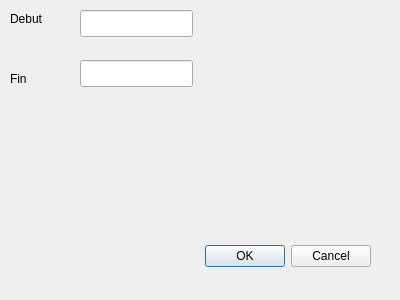
<?xml version="1.0" encoding="UTF-8"?>
<ui version="4.0">
 <class>WorkshopClass</class>
 <widget class="QDialog" name="WorkshopClass">
  <property name="geometry">
   <rect>
    <x>0</x>
    <y>0</y>
    <width>400</width>
    <height>300</height>
   </rect>
  </property>
  <property name="windowTitle">
   <string>WorkshopClass</string>
  </property>
  <widget class="QDialogButtonBox" name="buttonBox">
   <property name="geometry">
    <rect>
     <x>30</x>
     <y>240</y>
     <width>341</width>
     <height>32</height>
    </rect>
   </property>
   <property name="orientation">
    <enum>Qt::Horizontal</enum>
   </property>
   <property name="standardButtons">
    <set>QDialogButtonBox::Cancel|QDialogButtonBox::Ok</set>
   </property>
  </widget>
  <widget class="QLineEdit" name="lineEditDebut">
   <property name="geometry">
    <rect>
     <x>80</x>
     <y>10</y>
     <width>113</width>
     <height>27</height>
    </rect>
   </property>
  </widget>
  <widget class="QLineEdit" name="lineEditFin">
   <property name="geometry">
    <rect>
     <x>80</x>
     <y>60</y>
     <width>113</width>
     <height>27</height>
    </rect>
   </property>
  </widget>
  <widget class="QLabel" name="label">
   <property name="geometry">
    <rect>
     <x>10</x>
     <y>10</y>
     <width>58</width>
     <height>17</height>
    </rect>
   </property>
   <property name="text">
    <string>Debut</string>
   </property>
  </widget>
  <widget class="QLabel" name="label_2">
   <property name="geometry">
    <rect>
     <x>10</x>
     <y>70</y>
     <width>58</width>
     <height>17</height>
    </rect>
   </property>
   <property name="text">
    <string>Fin</string>
   </property>
  </widget>
 </widget>
 <resources/>
 <connections>
  <connection>
   <sender>buttonBox</sender>
   <signal>accepted()</signal>
   <receiver>WorkshopClass</receiver>
   <slot>accept()</slot>
   <hints>
    <hint type="sourcelabel">
     <x>248</x>
     <y>254</y>
    </hint>
    <hint type="destinationlabel">
     <x>157</x>
     <y>274</y>
    </hint>
   </hints>
  </connection>
  <connection>
   <sender>buttonBox</sender>
   <signal>rejected()</signal>
   <receiver>WorkshopClass</receiver>
   <slot>reject()</slot>
   <hints>
    <hint type="sourcelabel">
     <x>316</x>
     <y>260</y>
    </hint>
    <hint type="destinationlabel">
     <x>286</x>
     <y>274</y>
    </hint>
   </hints>
  </connection>
 </connections>
</ui>
